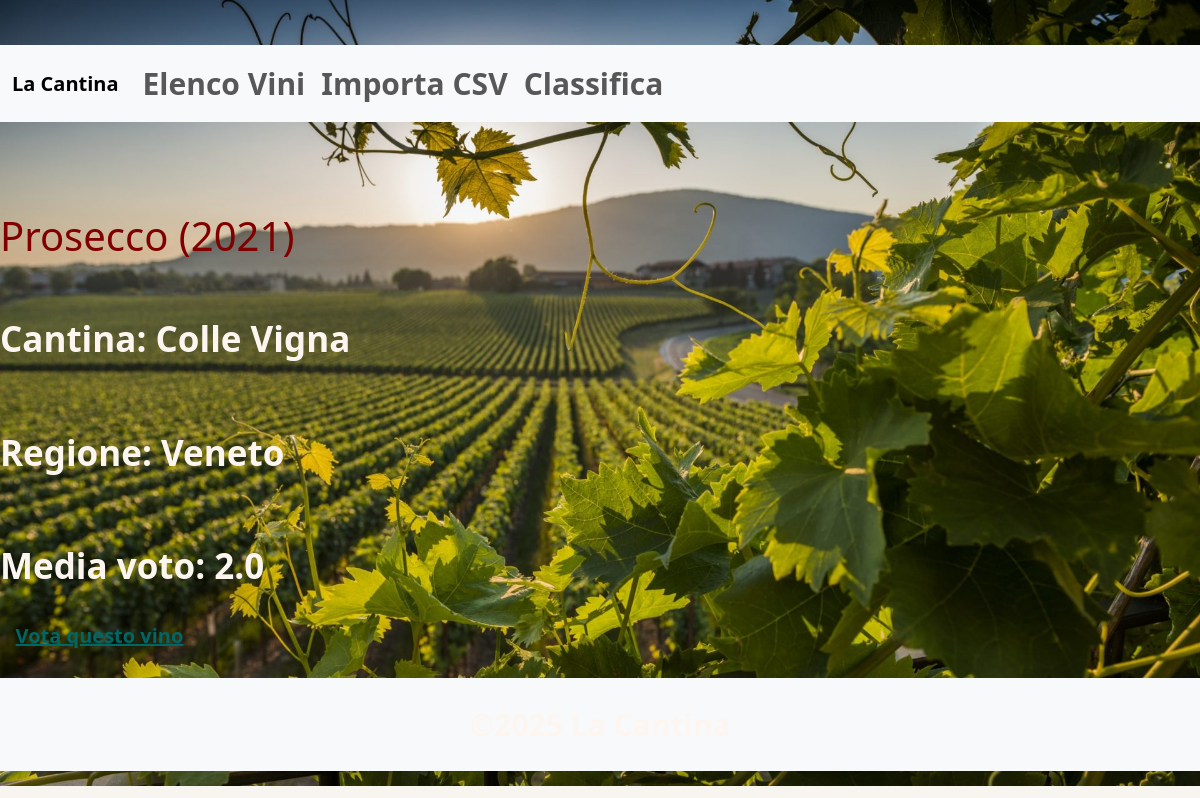
/wine/4/, run on the app's committed database.
### core/models.py (models this page shows, shortened)
class Wine(models.Model): # trasferisce le caratteristiche del file models su model
    nome = models.CharField(max_length=200)
    cantina = models.CharField(max_length=200)
    regione = models.CharField(max_length=100)
    annata = annata = models.IntegerField(default=2025)
    varietà = models.CharField(max_length=100, blank=True)
    voto_totale = models.PositiveIntegerField(default=0)
    voto_count = models.PositiveIntegerField(default=0)
    @property # decoratore usa la funzione senza parentesi come fosse un attributo calcolato
    def voto_medio(self):
        if self.voto_count:
            return self.voto_totale / self.voto_count
        return 0# Se non ha voti, restituisce 0

### core/views.py (the view)
# urls.py: path('wine/<int:pk>/', views.WineDetailView.as_view(), name='wine_detail'),
class WineDetailView(DetailView):
    model = Wine
    template_name = 'core/_detail.html'
    context_object_name = 'wine'

### core/templates/core/_detail.html (shortened to what this page needs)
{% extends 'core/base.html' %}
{% block content %}
&nbsp; <h2>{{ object.nome }} ({{ object.annata }})</h2>
&nbsp; <p>Cantina: {{ object.cantina }}</p>
&nbsp; <p>Regione: {{ object.regione }}</p>
&nbsp; <p>Media voto: {{ object.voto_medio|floatformat:1 }}</p>
&nbsp; <a href="{% url 'vota_wine' object.pk %}">Vota questo vino</a>
{% endblock %}

### static/css/main.css (style rules this page uses)
body { background-color: #f8f4ef; }
body { background-image: url('../img/vitigno.jpg'); background-size: cover; background-position: center; background-repeat: no-repeat; }
body { font-weight: bold; font-size: 1.5em; }

### core/templates/core/base.html (style rules this page uses)
body { background-color: #fdf6f0; color: #fdf6f0; }
h2 { color: #800000; }
a { color: #006666; }
body { font-size: 30px; }
h2 { font-size: 40px; }
p { font-size: 35px; }
a { font-size: 20px; }

### data on the page
Wine: nome "Prosecco", annata "2021", cantina "Colle Vigna", regione "Veneto", voto_medio "2.0"
